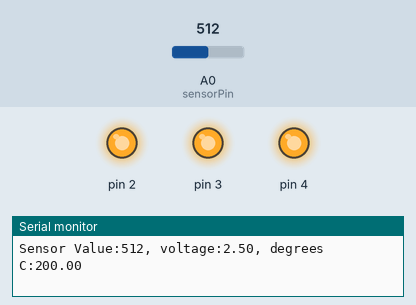
Simulated run of this sketch. Board: Arduino Uno, built with avr-gcc and run on an emulated ATmega328P. Shown: output pins drawn as LEDs (lit = HIGH), the last lines printed to the serial monitor. The inputs (shaded band) are chosen by the test bench; at power-on: A0 (sensorPin) = 512.

Above: at 1.2 s.
1.3 s: A0 (sensorPin) set to 170
4.3 s: A0 (sensorPin) set to 158
At 5.2 s:
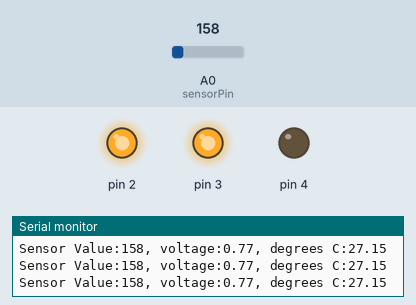
5.8 s: A0 (sensorPin) set to 122
At 6.7 s:
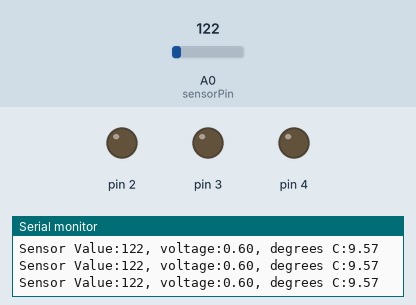
7.3 s: A0 (sensorPin) set to 1023
At 7.9 s:
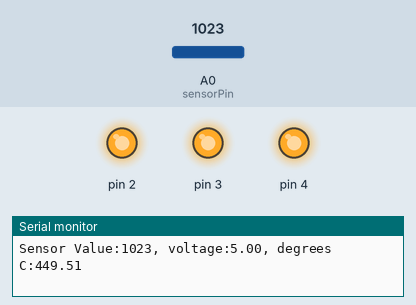
Timing chart, 0 to 9.8 s (numbered marks = the images above; inputs shaded):
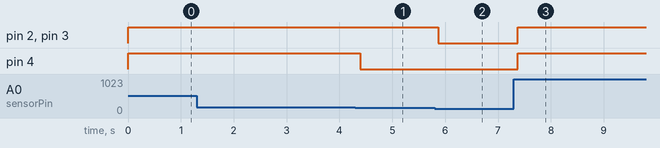

The sketch:

love-o-meter.ino
```cpp
const int sensorPin = A0;
const float baselineTemp = 21.29;      // degrees C

void setup() {
  Serial.begin(9600);                 // set Baud rate to 9600 bits/second
  for(int pinNumber = 2; pinNumber <= 4; pinNumber++){
    pinMode(pinNumber,OUTPUT);
    digitalWrite(pinNumber,LOW);
  }
}

void loop() {
  int sensorVal = analogRead(sensorPin);
  Serial.print("Sensor Value:");
  Serial.print(sensorVal);

  Serial.print(", voltage:");
  float voltage = (sensorVal/1024.0)*5.0;
  Serial.print(voltage);
  Serial.print(", degrees C:");
  float temperature = (voltage - 0.5)*100;
  Serial.println(temperature);

  if (temperature < baselineTemp){
    digitalWrite(2,LOW);
    digitalWrite(3,LOW);
    digitalWrite(4,LOW);
  } else if (temperature >= baselineTemp + 2 && temperature < baselineTemp + 4){
    digitalWrite(2,HIGH);
    digitalWrite(3,LOW);
    digitalWrite(4,LOW);
  }else if (temperature >= baselineTemp + 4 && temperature < baselineTemp + 6){
    digitalWrite(2,HIGH);
    digitalWrite(3,HIGH);
    digitalWrite(4,LOW);
  }else if (temperature >= baselineTemp + 6){
    digitalWrite(2,HIGH);
    digitalWrite(3,HIGH);
    digitalWrite(4,HIGH);
  }

delay(1);

}
```

Measured:
- the behaviour switches between 159 and 158 on A0 (sensorPin) (found by bisection; images 0 and 1)
- after the input at 4.3 s, pin 4: HIGH → LOW after 0.09 s
- after the input at 5.8 s, pin 2, pin 3: HIGH → LOW after 0.07 s
- after the input at 7.3 s, pin 2–4: LOW → HIGH after 0.07 s
